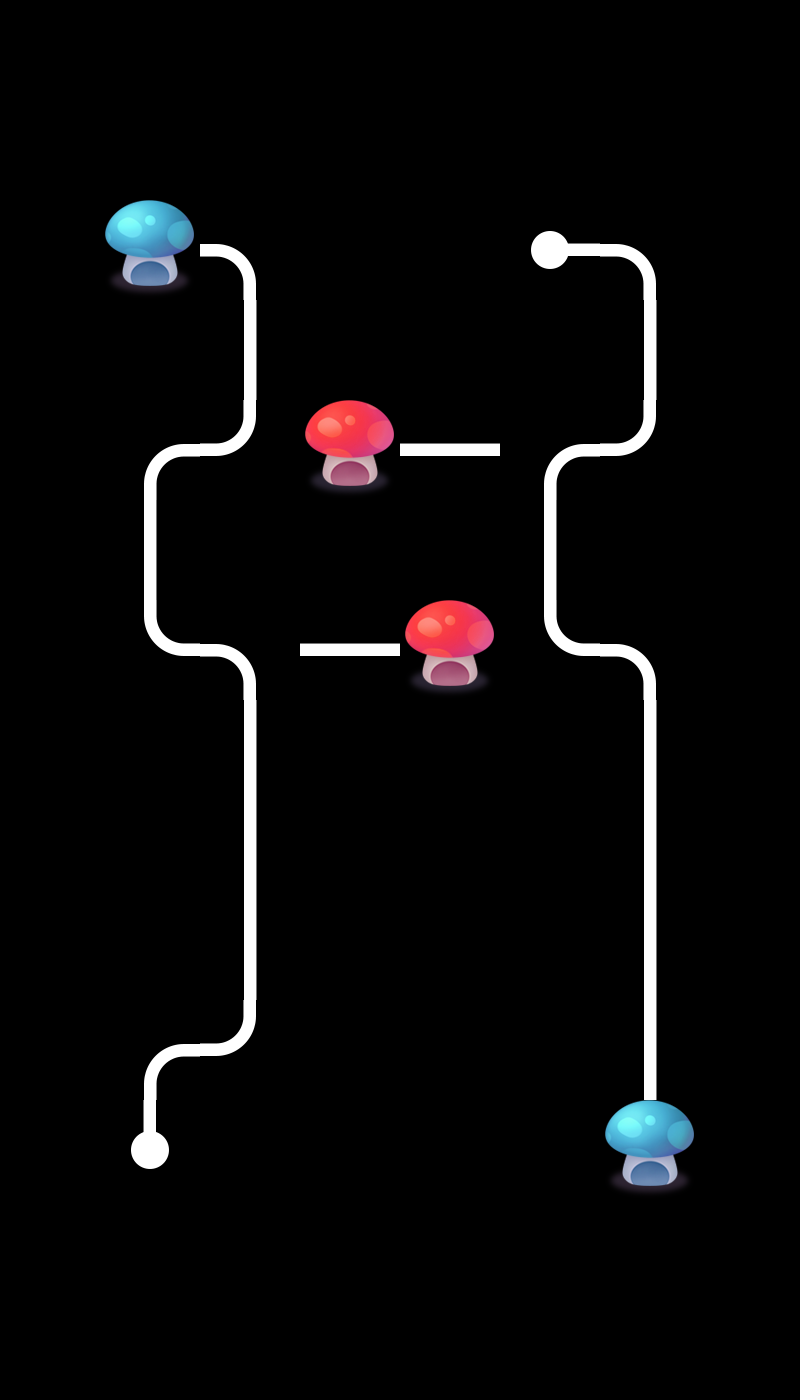

A level layout from a 2D game, rendered from its tile map. Below: a short description, then the map file with tile-grid data replaced by summaries:
An orthogonal 8x14 tile map with 100x100 px tiles, 2 tile layers (layer0, layer1), 2 tilesets and 2 objects.

<map version="1.0" orientation="orthogonal" renderorder="right-down" width="8" height="14" tilewidth="100" tileheight="100" nextobjectid="4">
 <tileset firstgid="1" name="tiled" tilewidth="100" tileheight="100">
  <image source="tiled.png" width="500" height="400" />
 </tileset>
 <tileset firstgid="21" name="tiled" tilewidth="100" tileheight="100">
  <image source="tiled.png" width="500" height="400" />
 </tileset>
 <layer name="layer0" width="8" height="14">
  <data>[112 cells, 16 non-empty, 9 distinct tile ids]</data>
 </layer>
 <layer name="layer1" width="8" height="14">
  <data>[112 cells, 15 non-empty, 9 distinct tile ids]</data>
 </layer>
 <objectgroup name="object1">
  <object id="1" x="218.182" y="624.242" width="60.6061" height="54.5455">
   <properties>
    <property name="id" value="0" />
   </properties>
  </object>
  <object id="3" x="515.152" y="424.242" width="63.6364" height="51.5152">
   <properties>
    <property name="id" value="1" />
   </properties>
  </object>
 </objectgroup>
</map>
